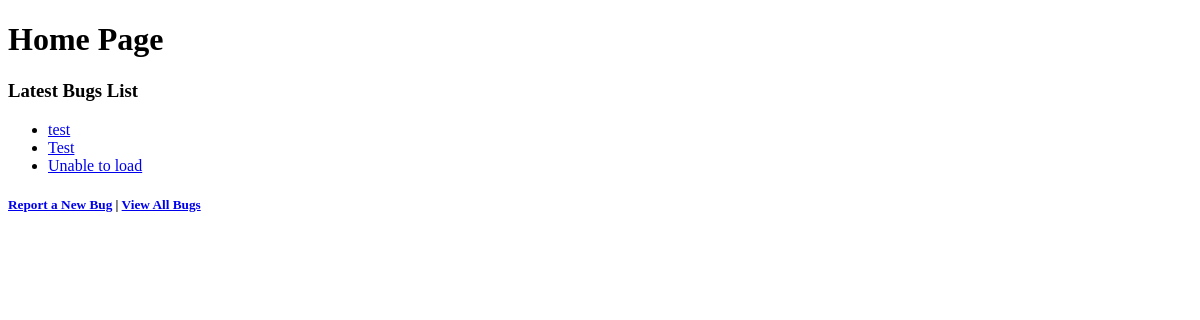
The app's page /bug/, older data.
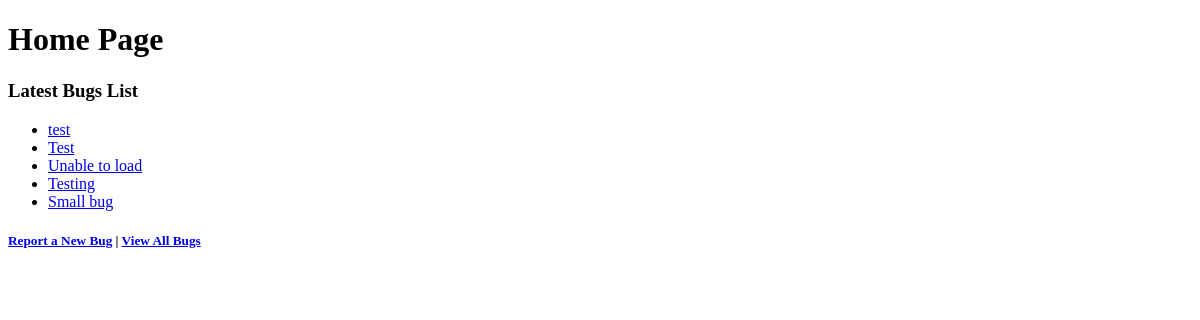
The same page, newer data.
### bug/models.py (models this page shows, shortened)
class Bug(models.Model):
    description_text = models.CharField(max_length=200)
    bug_type_text = models.CharField(max_length=200)
    report_date = models.DateTimeField(auto_now_add=True)
    status_text = models.CharField(max_length=50)

### bug/views.py (the view)
# urls.py: path("", views.IndexView.as_view(), name="index"),
class IndexView(generic.ListView):
    template_name = "bug/index.html"
    context_object_name = "latest_bug_list"
    def get_queryset(self):
        return Bug.objects.filter(report_date__lte=timezone.now()).order_by("report_date")[:5]

### bug/templates/bug/index.html (shortened to what this page needs)
<!DOCTYPE html>
<html lang="en">
<head>
</head>
<body>
    <h1>Home Page</h1>
    <h3>Latest Bugs List</h3>
    {% if latest_bug_list %}
        <ul>
        {% for bug in latest_bug_list %}
            <li><a href="{% url 'bug:detail' bug.id %}">{{ bug.bug_type_text }}</a></li>
        {% endfor %}
        </ul>
    {% else %}
        <p>No bugs are available.</p>
    {% endif %}
    <h5><a href="{% url 'bug:report'  %}">Report a New Bug</a> | <a href="{% url 'bug:list' %}">View All Bugs</a></h5>
</body>
</html>

Row changes from the older to the newer data that the page shows:
added Bug: bug_type_text "Testing"
added Bug: bug_type_text "Small bug"
